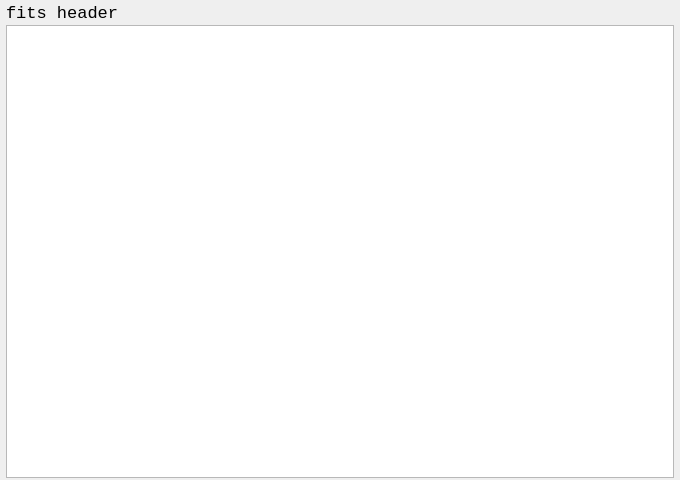
<?xml version="1.0" encoding="UTF-8"?>
<ui version="4.0">
 <class>fitsHeader</class>
 <widget class="QWidget" name="fitsHeader">
  <property name="geometry">
   <rect>
    <x>0</x>
    <y>0</y>
    <width>680</width>
    <height>480</height>
   </rect>
  </property>
  <property name="font">
   <font>
    <family>Arial</family>
    <pointsize>10</pointsize>
   </font>
  </property>
  <property name="acceptDrops">
   <bool>true</bool>
  </property>
  <property name="windowTitle">
   <string>fitsHeader</string>
  </property>
  <property name="toolTip">
   <string/>
  </property>
  <property name="autoFillBackground">
   <bool>true</bool>
  </property>
  <property name="locale">
   <locale language="English" country="UnitedStates"/>
  </property>
  <layout class="QVBoxLayout" name="verticalLayout">
   <property name="spacing">
    <number>0</number>
   </property>
   <property name="leftMargin">
    <number>6</number>
   </property>
   <property name="topMargin">
    <number>2</number>
   </property>
   <property name="rightMargin">
    <number>6</number>
   </property>
   <property name="bottomMargin">
    <number>2</number>
   </property>
   <item>
    <layout class="QHBoxLayout" name="horizontalLayout">
     <property name="spacing">
      <number>0</number>
     </property>
     <item>
      <widget class="QLabel" name="label">
       <property name="font">
        <font>
         <family>Courier New</family>
         <pointsize>13</pointsize>
        </font>
       </property>
       <property name="text">
        <string>fits header</string>
       </property>
      </widget>
     </item>
     <item>
      <widget class="QPushButton" name="openButton">
       <property name="enabled">
        <bool>true</bool>
       </property>
       <property name="sizePolicy">
        <sizepolicy hsizetype="Fixed" vsizetype="Fixed">
         <horstretch>0</horstretch>
         <verstretch>0</verstretch>
        </sizepolicy>
       </property>
       <property name="maximumSize">
        <size>
         <width>32</width>
         <height>28</height>
        </size>
       </property>
       <property name="toolTip">
        <string>Open FITS</string>
       </property>
       <property name="autoFillBackground">
        <bool>true</bool>
       </property>
       <property name="styleSheet">
        <string notr="true"/>
       </property>
       <property name="text">
        <string extracomment="close"/>
       </property>
       <property name="icon">
        <iconset resource="ico.qrc">
         <normaloff>:/ico/5765.ico</normaloff>:/ico/5765.ico</iconset>
       </property>
       <property name="iconSize">
        <size>
         <width>32</width>
         <height>28</height>
        </size>
       </property>
       <property name="flat">
        <bool>true</bool>
       </property>
      </widget>
     </item>
     <item>
      <widget class="QPushButton" name="searchButton">
       <property name="maximumSize">
        <size>
         <width>32</width>
         <height>28</height>
        </size>
       </property>
       <property name="toolTip">
        <string>Search Text</string>
       </property>
       <property name="text">
        <string/>
       </property>
       <property name="icon">
        <iconset resource="ico.qrc">
         <normaloff>:/ico/5762.ico</normaloff>:/ico/5762.ico</iconset>
       </property>
       <property name="iconSize">
        <size>
         <width>32</width>
         <height>28</height>
        </size>
       </property>
       <property name="flat">
        <bool>true</bool>
       </property>
      </widget>
     </item>
     <item>
      <widget class="QPushButton" name="closeButton">
       <property name="enabled">
        <bool>true</bool>
       </property>
       <property name="sizePolicy">
        <sizepolicy hsizetype="Fixed" vsizetype="Fixed">
         <horstretch>0</horstretch>
         <verstretch>0</verstretch>
        </sizepolicy>
       </property>
       <property name="maximumSize">
        <size>
         <width>32</width>
         <height>28</height>
        </size>
       </property>
       <property name="toolTip">
        <string>Close</string>
       </property>
       <property name="autoFillBackground">
        <bool>true</bool>
       </property>
       <property name="styleSheet">
        <string notr="true"/>
       </property>
       <property name="text">
        <string/>
       </property>
       <property name="icon">
        <iconset resource="ico.qrc">
         <normaloff>:/ico/5761.ico</normaloff>:/ico/5761.ico</iconset>
       </property>
       <property name="iconSize">
        <size>
         <width>32</width>
         <height>28</height>
        </size>
       </property>
       <property name="flat">
        <bool>true</bool>
       </property>
      </widget>
     </item>
    </layout>
   </item>
   <item>
    <widget class="QTextEdit" name="textEdit">
     <property name="font">
      <font>
       <family>Courier New</family>
      </font>
     </property>
     <property name="autoFillBackground">
      <bool>true</bool>
     </property>
     <property name="lineWidth">
      <number>80</number>
     </property>
     <property name="verticalScrollBarPolicy">
      <enum>Qt::ScrollBarAsNeeded</enum>
     </property>
     <property name="lineWrapMode">
      <enum>QTextEdit::FixedColumnWidth</enum>
     </property>
     <property name="lineWrapColumnOrWidth">
      <number>80</number>
     </property>
     <property name="readOnly">
      <bool>true</bool>
     </property>
     <property name="textInteractionFlags">
      <set>Qt::TextSelectableByMouse</set>
     </property>
    </widget>
   </item>
  </layout>
 </widget>
 <layoutdefault spacing="6" margin="11"/>
 <resources>
  <include location="ico.qrc"/>
 </resources>
 <connections/>
</ui>
